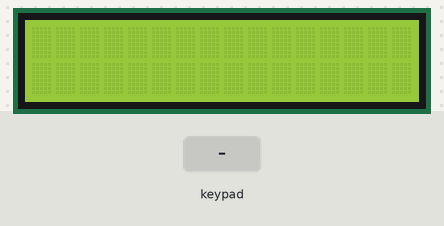
A program run on a simulated Raspberry Pi (header pin numbers). Shown: 16×2 character LCD. The test bench sets the inputs (shaded band). The interpreter's speed is modelled, so counts of loop turns are approximate; the clock reads 2024-03-15 10:24:30 at power-on unless the program sets it; library files of the repository ran but are not shown: PCF8574.py, Adafruit_LCD1602.py; what the program prints to the terminal is not drawn.

Above: at 1.2 s.
1.3 s: keypad keys 7 + 5 = pressed 0.4 s apart
At 3.1 s:
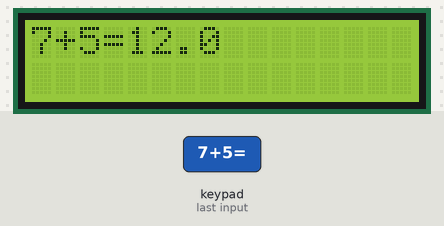
4.4 s: key 'x' pressed
At 5.5 s:
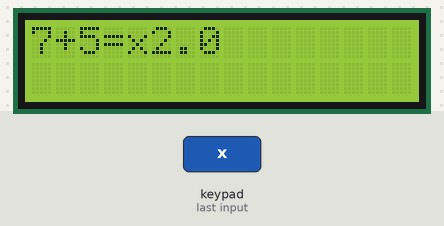
6.0 s: keypad keys 8 / 2 = pressed 0.4 s apart
At 7.7 s:
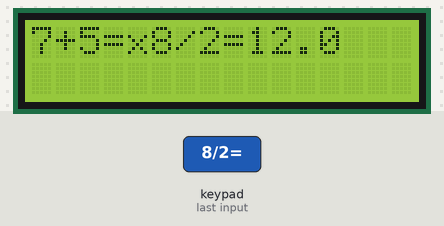
9.1 s: key '=' pressed
At 10.4 s:
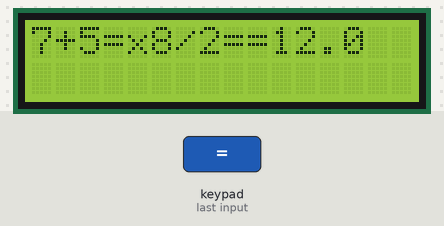
10.7 s: keypad keys 1 2 = pressed 0.4 s apart
At 12.0 s:
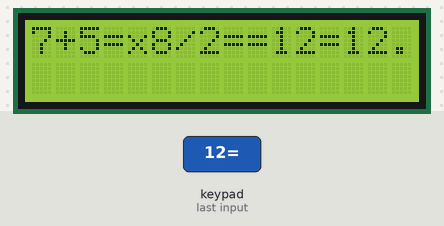
13.4 s: keypad keys 2 5 = pressed 0.4 s apart
At 14.8 s:
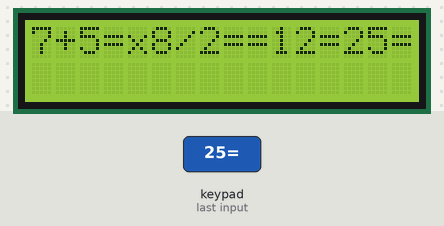
Timing chart, 0 to 16.4 s (numbered marks = the images above; inputs shaded):
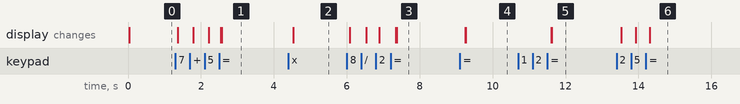

The program:

counter.py
```python
#!/usr/bin/env python3
import RPi.GPIO as GPIO
import Keypad       #import module Keypad

from PCF8574 import PCF8574_GPIO
from Adafruit_LCD1602 import Adafruit_CharLCD

from time import sleep

ROWS = 4        # number of rows of the Keypad
COLS = 4        #number of columns of the Keypad
keys =  [   '1','2','3','+',    #key code
            '4','5','6','-',
            '7','8','9','x',
            'C','0','=','/'     ]
rowsPins = [12,16,22,32]        #connect to the row pinouts of the keypad
colsPins = [19,15,13,11]        #connect to the column pinouts of the keypad

PCF8574_address = 0x27  # I2C address of the PCF8574 chip.
PCF8574A_address = 0x3F  # I2C address of the PCF8574A chip.
# Create PCF8574 GPIO adapter.

try:
	mcp = PCF8574_GPIO(PCF8574_address)
except:
	try:
		mcp = PCF8574_GPIO(PCF8574A_address)
	except:
		print ('I2C Address Error !')
		exit(1)

lcd = Adafruit_CharLCD(pin_rs=0, pin_e=2, pins_db=[4,5,6,7], GPIO=mcp)

def loop():
    keypad = Keypad.Keypad(keys,rowsPins,colsPins,ROWS,COLS)    #creat Keypad object
    keypad.setDebounceTime(50)      #set the debounce time
    mcp.output(3,1)
    lcd.begin(16,2)
    key_list=[]
    while(True):
        key = keypad.getKey()       #obtain the state of keys

        if(key != keypad.NULL and key !='C'):     #if there is key pressed, print its key code.
            print ("You Pressed Key : %c "%(key))
            key_list.append(key)
            lcd.setCursor(0,0)  # set cursor position
            lcd.message(key_list)   # display the time
        elif (key == 'C'):
            print ("You Pressed Key : %c "%(key))
            lcd.clear()
            key_list = []
        i = 0
        A_sum = 0.00
        B_sum = 0.00
        sum = 0.00
        func = 0
        if (key == '='):
            while(True):
                A_sum = A_sum*10 + int(key_list[i])
                i+=1
                if(key_list[i]=='+' or key_list[i]=='-' or key_list[i]=='x' or key_list[i]=='/'):
                    break
            print('A_sum:',A_sum)

            if (key_list[i]=='+'):
                func = 1
            elif (key_list[i]=='-'):
                func = 2
            elif (key_list[i]=='x'):
                func = 3
            elif (key_list[i]=='/'):
                func = 4

            i+=1

            while(True):
                B_sum = B_sum*10 + int(key_list[i])
                i+=1
                if(key_list[i]=='=' and func != 0):
                    if(func == 1):
                        sum = A_sum + B_sum
                    elif(func == 2):
                        sum = A_sum - B_sum
                    elif(func == 3):
                        sum = A_sum * B_sum
                    elif(func == 4):
                        sum = A_sum / B_sum
                    lcd.message(str(sum))
                    break
            print('B_sum:',B_sum)
            print('sum:',sum)

        # if(key == '+'):
        #     key_A = key_list[:-1]
        #     # print(len(key_A))
        #     i=0
        #     A_sum = 0
        #     while (i<len(key_A)):
        #         A_sum = A_sum*10+int(key_A[i])
        #         i+=1


        sleep(0.1)


if __name__ == '__main__':     #Program start from here
    print ("Program is starting ... ")
    try:
        loop()
    except KeyboardInterrupt:  #When 'Ctrl+C' is pressed, exit the program.
        GPIO.cleanup()
```

Keypad.py
```python
#!/usr/bin/env python3
import RPi.GPIO as GPIO
import time
#class Key:Define some of the properties of Key
class Key(object):
	NO_KEY = '\0'
	#Defines the four states of Key
	IDLE = 0
	PRESSED = 1
	HOLD = 2
	RELEASED = 3
	#define OPEN and CLOSED
	OPEN = 0
	CLOSED =1
	#constructor
	def __init__(self):
		self.kchar = self.NO_KEY
		self.kstate = self.IDLE
		self.kcode = -1
		self.stateChanged = False

class Keypad(object):
	NULL = '\0'
	LIST_MAX = 10	#Max number of keys on the active list.
	MAPSIZE = 10	#MAPSIZE is the number of rows (times 16 columns)
	bitMap = [0]*MAPSIZE
	key = [Key()]*LIST_MAX
	holdTime = 500		#key hold time
	holdTimer = 0
	startTime = 0
	#Allows custom keymap, pin configuration, and keypad sizes.
	def __init__(self,usrKeyMap,row_Pins,col_Pins,num_Rows,num_Cols):
		GPIO.setmode(GPIO.BOARD)
		self.rowPins = row_Pins
		self.colPins = col_Pins
		self.numRows = num_Rows
		self.numCols = num_Cols

		self.keymap = usrKeyMap
		self.setDebounceTime(10)
	#Returns a single key only. Retained for backwards compatibility.
	def getKey(self):
		single_key = True
		if(self.getKeys() and self.key[0].stateChanged and (self.key[0].kstate == self.key[0].PRESSED)):
			return self.key[0].kchar
		single_key = False
		return self.key[0].NO_KEY
	#Populate the key list.
	def getKeys(self):
		keyActivity = False
		#Limit how often the keypad is scanned.
		if((time.time() - self.startTime) > self.debounceTime*0.001):
			self.scanKeys()
			keyActivity = self.updateList()
			self.startTime = time.time()
		return keyActivity
	#Hardware scan ,the result store in bitMap
	def scanKeys(self):
		#Re-intialize the row pins. Allows sharing these pins with other hardware.
		for pin_r in self.rowPins:
			GPIO.setup(pin_r,GPIO.IN,pull_up_down = GPIO.PUD_UP)
		#bitMap stores ALL the keys that are being pressed.
		for pin_c in self.colPins:
			GPIO.setup(pin_c,GPIO.OUT)
			GPIO.output(pin_c,GPIO.LOW)
			for r in self.rowPins: #keypress is active low so invert to high.
				self.bitMap[self.rowPins.index(r)] = self.bitWrite(self.bitMap[self.rowPins.index(r)],self.colPins.index(pin_c),not GPIO.input(r))
			#Set pin to high impedance input. Effectively ends column pulse.
			GPIO.output(pin_c,GPIO.HIGH)
			GPIO.setup(pin_c,GPIO.IN)
	#Manage the list without rearranging the keys. Returns true if any keys on the list changed state.
	def updateList(self):
		anyActivity = False
		kk = Key()
		#Delete any IDLE keys
		for i in range(self.LIST_MAX):
			if(self.key[i].kstate == kk.IDLE):
				self.key[i].kchar = kk.NO_KEY
				self.key[i].kcode = -1
				self.key[i].stateChanged = False
		# Add new keys to empty slots in the key list.
		for r in range(self.numRows):
			for c in range(self.numCols):
				button = self.bitRead(self.bitMap[r],c)
				keyChar = self.keymap[r * self.numCols +c]
				keyCode = r * self.numCols +c
				idx = self.findInList(keyCode)
				#Key is already on the list so set its next state.
				if(idx > -1):
					self.nextKeyState(idx,button)
				#Key is NOT on the list so add it.
				if((idx == -1) and button):
					for i in range(self.LIST_MAX):
						if(self.key[i].kchar == kk.NO_KEY):	#Find an empty slot or don't add key to list.
							self.key[i].kchar = keyChar
							self.key[i].kcode = keyCode
							self.key[i].kstate = kk.IDLE	#Keys NOT on the list have an initial state of IDLE.
							self.nextKeyState(i,button)
							break	#Don't fill all the empty slots with the same key.
		#Report if the user changed the state of any key.
		for i in range(self.LIST_MAX):
			if(self.key[i].stateChanged):
				anyActivity = True
		return anyActivity
	#This function is a state machine but is also used for debouncing the keys.
	def nextKeyState(self,idx, button):
		self.key[idx].stateChanged = False
		kk = Key()
		if(self.key[idx].kstate == kk.IDLE):
			if(button == kk.CLOSED):
				self.transitionTo(idx,kk.PRESSED)
				self.holdTimer = time.time()	#Get ready for next HOLD state.
		elif(self.key[idx].kstate == kk.PRESSED):
			if((time.time() - self.holdTimer) > self.holdTime*0.001):	#Waiting for a key HOLD...
				self.transitionTo(idx,kk.HOLD)
			elif(button == kk.OPEN):		# or for a key to be RELEASED.
				self.transitionTo(idx,kk.RELEASED)
		elif(self.key[idx].kstate == kk.HOLD):
			if(button == kk.OPEN):
				self.transitionTo(idx,kk.RELEASED)
		elif(self.key[idx].kstate == kk.RELEASED):
			self.transitionTo(idx,kk.IDLE)

	def transitionTo(self,idx,nextState):
		self.key[idx].kstate = nextState
		self.key[idx].stateChanged = True
	#Search by code for a key in the list of active keys.
	#Returns -1 if not found or the index into the list of active keys.
	def findInList(self,keyCode):
		for i in range(self.LIST_MAX):
			if(self.key[i].kcode == keyCode):
				return i
		return -1
	#set Debounce Time,	The default is 50ms
	def setDebounceTime(self,ms):
		self.debounceTime = ms
	#set HoldTime,The default is 500ms
	def setHoldTime(self,ms):
		self.holdTime = ms
	#
	def isPressed(keyChar):
		for i in range(self.LIST_MAX):
			if(self.key[i].kchar == keyChar):
				if(self.key[i].kstate == self.self.key[i].PRESSED and self.key[i].stateChanged):
					return True
		return False
	#
	def waitForKey():
		kk = Key()
		waitKey = kk.NO_KEY
		while(waitKey == kk.NO_KEY):
			waitKey = getKey()
		return waitKey

	def getState():
		return self.key[0].kstate
	#
	def keyStateChanged():
		return self.key[0].stateChanged

	def bitWrite(self,x,n,b):
		if(b):
			x |= (1<<n)
		else:
			x &=(~(1<<n))
		return x
	def bitRead(self,x,n):
		if((x>>n)&1 == 1):
			return True
		else:
			return False

#######################EXAMPLE##################################
ROWS = 4
COLS = 4
keys = 	[	'1','2','3','A',
			'4','5','6','B',
			'7','8','9','C',
			'*','0','#','D'		]
rowsPins = [12,16,22,32]
colsPins = [19,15,13,11]

def loop():
	keypad = Keypad(keys,rowsPins,colsPins,ROWS,COLS)
	keypad.setDebounceTime(50)
	while(True):
		key = keypad.getKey()
		if(key != keypad.NULL):
			print ("You Pressed Key : %c "%(key) )

if __name__ == '__main__':     # Program start from here
	print ("Program is starting ... ")
	try:
		loop()
	except KeyboardInterrupt:  # When 'Ctrl+C' is pressed, the child program destroy() will be  executed.
		pass
		GPIO.cleanup()
```

Measured:
- after the input at 1.3 s, the display: first changes after 0.07 s (image 1 shows a later state)
- after the input at 4.4 s, the display: changes after 0.13 s (image 2)
- after the input at 6.0 s, the display: first changes after 0.09 s (image 3 shows a later state)
- after the input at 9.1 s, the display: first changes after 0.15 s (image 4 shows a later state)
- after the input at 10.7 s, the display: first changes after 0.91 s (image 5 shows a later state)
- after the input at 13.4 s, the display: first changes after 0.13 s (image 6 shows a later state)
